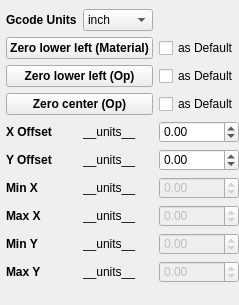
       <widget class="QDockWidget" name="dockWidgetGCodeConversion">
        <property name="font">
         <font>
          <pointsize>14</pointsize>
          <bold>true</bold>
         </font>
        </property>
        <property name="styleSheet">
         <string notr="true">QDockWidget::title { background-color: rgb(200, 200, 200);}</string>
        </property>
        <property name="windowTitle">
         <string>GCode Conversion</string>
        </property>
        <widget class="QWidget" name="dockWidgetContents_6">
         <layout class="QVBoxLayout" name="verticalLayout_10">
          <property name="leftMargin">
           <number>6</number>
          </property>
          <property name="rightMargin">
           <number>0</number>
          </property>
          <property name="bottomMargin">
           <number>22</number>
          </property>
          <item>
           <layout class="QGridLayout" name="gridLayout_GCodeConversion">
            <property name="bottomMargin">
             <number>0</number>
            </property>
			<item row="0" column="0">
             <widget class="QLabel" name="label_GCodeConversion_GCodeUnits">
              <property name="font">
               <font>
                <pointsize>9</pointsize>
                <bold>true</bold>
               </font>
              </property>
              <property name="text">
               <string>Gcode Units</string>
              </property>
             </widget>
            </item>
            <item row="0" column="1">
             <widget class="QComboBox" name="comboBox_GCodeConversion_Units">
              <item>
               <property name="text">
                <string>inch</string>
               </property>
              </item>
              <item>
               <property name="text">
                <string>mm</string>
               </property>
              </item>
             </widget>
            </item>
            <item row="1" column="0" colspan="2">
             <widget class="QPushButton" name="pushButton_GCodeConversion_ZeroLowerLeftOfMaterial">
              <property name="font">
               <font>
                <pointsize>9</pointsize>
                <bold>true</bold>
               </font>
              </property>
              <property name="text">
               <string>Zero lower left (Material)</string>
              </property>
             </widget>
            </item>
		    <item row="1" column="2">
             <widget class="QCheckBox" name="checkBox_GCodeConversion_ZeroLowerLeftOfMaterial_AsDefault">
              <property name="font">
               <font>
                <pointsize>9</pointsize>
                <bold>false</bold>
               </font>
              </property>
              <property name="text">
               <string>as Default</string>
              </property>
             </widget>
            </item>
            <item row="2" column="0" colspan="2">
             <widget class="QPushButton" name="pushButton_GCodeConversion_ZeroLowerLeft">
              <property name="font">
               <font>
                <pointsize>9</pointsize>
                <bold>true</bold>
               </font>
              </property>
              <property name="text">
               <string>Zero lower left (Op)</string>
              </property>
             </widget>
            </item>
            <item row="2" column="2">
             <widget class="QCheckBox" name="checkBox_GCodeConversion_ZeroLowerLeft_AsDefault">
              <property name="font">
               <font>
                <pointsize>9</pointsize>
                <bold>false</bold>
               </font>
              </property>
              <property name="text">
               <string>as Default</string>
              </property>
             </widget>
            </item>
			<item row="3" column="0" colspan="2">
             <widget class="QPushButton" name="pushButton_GCodeConversion_ZeroCenter">
              <property name="font">
               <font>
                <pointsize>9</pointsize>
                <bold>true</bold>
               </font>
              </property>
              <property name="text">
               <string>Zero center (Op)</string>
              </property>
             </widget>
            </item>
            <item row="3" column="2">
             <widget class="QCheckBox" name="checkBox_GCodeConversion_ZeroCenter_AsDefault">
              <property name="font">
               <font>
                <pointsize>9</pointsize>
                <bold>false</bold>
               </font>
              </property>
              <property name="text">
               <string>as Default</string>
              </property>
             </widget>
            </item>   
			<item row="4" column="1">
             <widget class="QLabel" name="label_GCodeConversion_XOffset_UnitsDescr">
              <property name="font">
               <font>
                <pointsize>9</pointsize>
                <bold>false</bold>
               </font>
              </property>
              <property name="text">
               <string>__units__</string>
              </property>
             </widget>
            </item>
            <item row="4" column="0">
             <widget class="QLabel" name="label_GCodeConversion_XOffset">
              <property name="font">
               <font>
                <pointsize>9</pointsize>
                <bold>true</bold>
               </font>
              </property>
              <property name="text">
               <string>X Offset</string>
              </property>
             </widget>
            </item>
			<item row="4" column="2">
             <widget class="QDoubleSpinBox" name="doubleSpinBox_GCodeConversion_XOffset">
              <property name="font">
               <font>
                <pointsize>9</pointsize>
                <bold>false</bold>
               </font>
              </property>
              <property name="minimum">
               <double>-1000.000000000000000</double>
              </property>
              <property name="maximum">
               <double>1000.000000000000000</double>
              </property>
             </widget>
            </item>		
			<item row="5" column="0">
             <widget class="QLabel" name="label_GCodeConversion_YOffset">
              <property name="font">
               <font>
                <pointsize>9</pointsize>
                <bold>true</bold>
               </font>
              </property>
              <property name="text">
               <string>Y Offset</string>
              </property>
             </widget>
            </item>
            <item row="5" column="1">
             <widget class="QLabel" name="label_GCodeConversion_YOffset_UnitsDescr">
              <property name="font">
               <font>
                <pointsize>9</pointsize>
                <bold>false</bold>
               </font>
              </property>
              <property name="text">
               <string>__units__</string>
              </property>
             </widget>
            </item>
			<item row="5" column="2">
             <widget class="QDoubleSpinBox" name="doubleSpinBox_GCodeConversion_YOffset">
              <property name="font">
               <font>
                <pointsize>9</pointsize>
                <bold>false</bold>
               </font>
              </property>
              <property name="minimum">
               <double>-100.000000000000000</double>
              </property>
              <property name="maximum">
               <double>1000.000000000000000</double>
              </property>
             </widget>
            </item>
			<item row="6" column="2">
             <widget class="QDoubleSpinBox" name="doubleSpinBox_GCodeConversion_MinX">
              <property name="enabled">
               <bool>false</bool>
              </property>
              <property name="font">
               <font>
                <pointsize>9</pointsize>
                <bold>false</bold>
               </font>
              </property>
              <property name="minimum">
               <double>-1000.000000000000000</double>
              </property>
              <property name="maximum">
               <double>1000.000000000000000</double>
              </property>
             </widget>
            </item>
            <item row="6" column="0">
             <widget class="QLabel" name="label_GCodeConversion_MinX">
              <property name="font">
               <font>
                <pointsize>9</pointsize>
                <bold>true</bold>
               </font>
              </property>
              <property name="text">
               <string>Min X</string>
              </property>
             </widget>
            </item>
            <item row="6" column="1">
             <widget class="QLabel" name="label_GCodeConversion_MinX_UnitsDescr">
              <property name="font">
               <font>
                <pointsize>9</pointsize>
                <bold>false</bold>
               </font>
              </property>
              <property name="text">
               <string>__units__</string>
              </property>
             </widget>
            </item>
            <item row="7" column="2">
             <widget class="QDoubleSpinBox" name="doubleSpinBox_GCodeConversion_MaxX">
              <property name="enabled">
               <bool>false</bool>
              </property>
              <property name="font">
               <font>
                <pointsize>9</pointsize>
                <bold>false</bold>
               </font>
              </property>
              <property name="minimum">
               <double>-1000.000000000000000</double>
              </property>
              <property name="maximum">
               <double>1000.000000000000000</double>
              </property>
             </widget>
            </item>
            <item row="7" column="0">
             <widget class="QLabel" name="label_GCodeConversion_MaxX">
              <property name="font">
               <font>
                <pointsize>9</pointsize>
                <bold>true</bold>
               </font>
              </property>
              <property name="text">
               <string>Max X</string>
              </property>
             </widget>
            </item>
            <item row="7" column="1">
             <widget class="QLabel" name="label_GCodeConversion_MaxX_UnitsDescr">
              <property name="font">
               <font>
                <pointsize>9</pointsize>
                <bold>false</bold>
               </font>
              </property>
              <property name="text">
               <string>__units__</string>
              </property>
             </widget>
            </item>
            <item row="8" column="2">
             <widget class="QDoubleSpinBox" name="doubleSpinBox_GCodeConversion_MinY">
              <property name="enabled">
               <bool>false</bool>
              </property>
              <property name="font">
               <font>
                <pointsize>9</pointsize>
                <bold>false</bold>
               </font>
              </property>
              <property name="minimum">
               <double>-1000.000000000000000</double>
              </property>
              <property name="maximum">
               <double>1000.000000000000000</double>
              </property>
             </widget>
            </item>
            <item row="8" column="0">
             <widget class="QLabel" name="label_GCodeConversion_MinY">
              <property name="font">
               <font>
                <pointsize>9</pointsize>
                <bold>true</bold>
               </font>
              </property>
              <property name="text">
               <string>Min Y</string>
              </property>
             </widget>
            </item>
            <item row="8" column="1">
             <widget class="QLabel" name="label_GCodeConversion_MinY_UnitsDescr">
              <property name="font">
               <font>
                <pointsize>9</pointsize>
                <bold>false</bold>
               </font>
              </property>
              <property name="text">
               <string>__units__</string>
              </property>
             </widget>
            </item>    
			<item row="9" column="0">
             <widget class="QLabel" name="label_GCodeConversion_MaxY">
              <property name="font">
               <font>
                <pointsize>9</pointsize>
                <bold>true</bold>
               </font>
              </property>
              <property name="text">
               <string>Max Y</string>
              </property>
             </widget>
            </item>         
            <item row="9" column="1">
             <widget class="QLabel" name="label_GCodeConversion_MaxY_UnitsDescr">
              <property name="font">
               <font>
                <pointsize>9</pointsize>
                <bold>false</bold>
               </font>
              </property>
              <property name="text">
               <string>__units__</string>
              </property>
             </widget>
            </item>
            <item row="9" column="2">
             <widget class="QDoubleSpinBox" name="doubleSpinBox_GCodeConversion_MaxY">
              <property name="enabled">
               <bool>false</bool>
              </property>
              <property name="font">
               <font>
                <pointsize>9</pointsize>
                <bold>false</bold>
               </font>
              </property>
              <property name="minimum">
               <double>-1000.000000000000000</double>
              </property>
              <property name="maximum">
               <double>1000.000000000000000</double>
              </property>
              <property name="value">
               <double>0.000000000000000</double>
              </property>
             </widget>
            </item>        
            
			</layout>
          </item>
         </layout>
        </widget>
       </widget>
